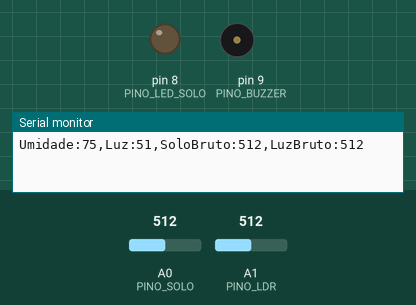
The sketch below on a simulated Arduino Uno, built with avr-gcc and run on an emulated ATmega328P. Parts: output pins drawn as LEDs (lit = HIGH), buzzer (waves = sounding), the last lines printed to the serial monitor. Dashed ring = blinking. The test bench sets the inputs (shaded band); at power-on: A0 (PINO_SOLO) = 512, A1 (PINO_LDR) = 512.

Above: at 1.2 s.
1.3 s: A0 (PINO_SOLO) set to 706
2.8 s: A0 (PINO_SOLO) set to 720
At 3.02 s:
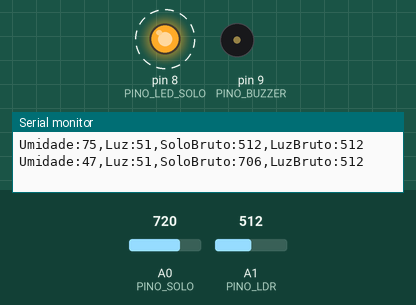
5.8 s: A0 (PINO_SOLO) set to 803
8.8 s: A0 (PINO_SOLO) set to 832
At 8.94 s:
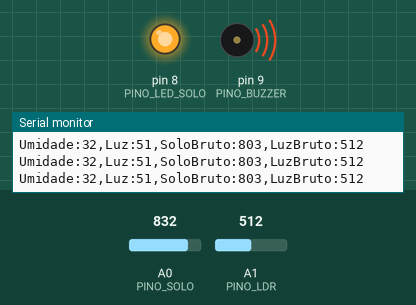
At 10.5 s:
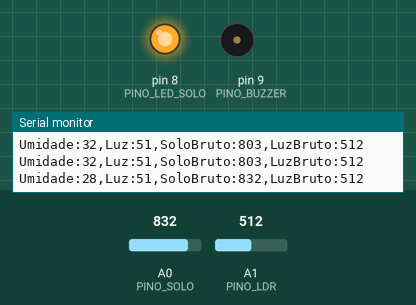
Timing chart, 0 to 12.0 s (numbered marks = the images above; inputs shaded):
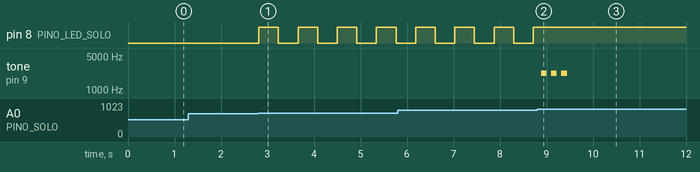

The sketch:

horta_umidade_luz.ino
```cpp
/*
  Minha Horta — umidade do solo + luz (LDR)
  Placa: Arduino Uno

  LIGAÇÕES
    Sensor de solo: VCC -> 5V | GND -> GND | AO -> A0
    LDR (divisor de tensão):
      5V -> LDR -> A1
      A1 -> resistor 10 kΩ -> GND
      (mais luz = número maior)
    Alerta de solo seco (opcional, já montado): LED -> D8 | buzzer -> D9

  VER NA TELA
    - Monitor Serial (9600): linha com umidade, luz e valores brutos
    - Plotter Serial (Tools > Serial Plotter, 9600): gráfico ao vivo de Umidade e Luz
*/

// ===== CALIBRAÇÃO DO SOLO =====
const int SOLO_SECO    = 1023;   // sonda no ar
const int SOLO_MOLHADO = 350;    // sonda na água
const int SOLO_QUASE_SECO = 45;  // % -> LED D8 pisca
const int SOLO_SECO_PCT   = 30;  // % -> LED D8 aceso + bipe

// ===== CALIBRAÇÃO DA LUZ =====
const int LUZ_ESCURO = 50;    // bruto com o LDR coberto pela mão
const int LUZ_MAXIMA = 950;   // bruto com luz bem forte (sol/lanterna)

// ===== PINOS =====
const int PINO_SOLO = A0;
const int PINO_LDR  = A1;
const int PINO_LED_SOLO = 8;
const int PINO_BUZZER   = 9;
const bool BIPE_LIGADO  = true;

unsigned long ultimoPrint = 0, ultimoPisca = 0, ultimoBipe = 0;
bool piscaEstado = false;

int lerMedia(int pino) {
  long soma = 0;
  for (int i = 0; i < 8; i++) { soma += analogRead(pino); delay(2); }
  return soma / 8;
}

void bipe(int vezes) {
  if (!BIPE_LIGADO) return;
  for (int i = 0; i < vezes; i++) { tone(PINO_BUZZER, 2200, 120); delay(220); }
}

void setup() {
  Serial.begin(9600);
  pinMode(PINO_LED_SOLO, OUTPUT);
  pinMode(PINO_BUZZER, OUTPUT);
}

void loop() {
  int brutoLuz  = lerMedia(PINO_LDR);
  int luz       = constrain(map(brutoLuz, LUZ_ESCURO, LUZ_MAXIMA, 0, 100), 0, 100);
  int brutoSolo = lerMedia(PINO_SOLO);
  int umidade   = constrain(map(brutoSolo, SOLO_SECO, SOLO_MOLHADO, 0, 100), 0, 100);

  // alerta de solo seco (LED D8 + bipe)
  if (umidade <= SOLO_SECO_PCT) {
    digitalWrite(PINO_LED_SOLO, HIGH);
    if (ultimoBipe == 0 || millis() - ultimoBipe >= 60000) { ultimoBipe = millis(); bipe(3); }
  } else if (umidade <= SOLO_QUASE_SECO) {
    ultimoBipe = 0;
    if (millis() - ultimoPisca >= 400) { ultimoPisca = millis(); piscaEstado = !piscaEstado; }
    digitalWrite(PINO_LED_SOLO, piscaEstado);
  } else {
    ultimoBipe = 0;
    digitalWrite(PINO_LED_SOLO, LOW);
  }

  // tela: formato "Nome:valor" funciona no Monitor e no Plotter Serial
  if (millis() - ultimoPrint >= 1000) {
    ultimoPrint = millis();
    Serial.print("Umidade:");    Serial.print(umidade);
    Serial.print(",Luz:");       Serial.print(luz);
    Serial.print(",SoloBruto:"); Serial.print(brutoSolo);
    Serial.print(",LuzBruto:");  Serial.println(brutoLuz);
  }

  delay(50);
}
```

Measured:
- the behaviour switches between 713 and 714 on A0 (PINO_SOLO) (found by bisection; images 0 and 1)
- the behaviour switches between 814 and 815 on A0 (PINO_SOLO) (found by bisection; images 1 and 2)
- after the input at 2.8 s, pin 8 (PINO_LED_SOLO): alternates HIGH for 0.42 s and LOW for 0.42 s, starting at once
- after the input at 8.8 s, pin 8 (PINO_LED_SOLO): stops changing and stays HIGH; tone on pin 9 (PINO_BUZZER): alternates 2200 Hz for 0.12 s and silent for 0.10 s, 6 changes in all, then stays silent, starting after 0.08 s
